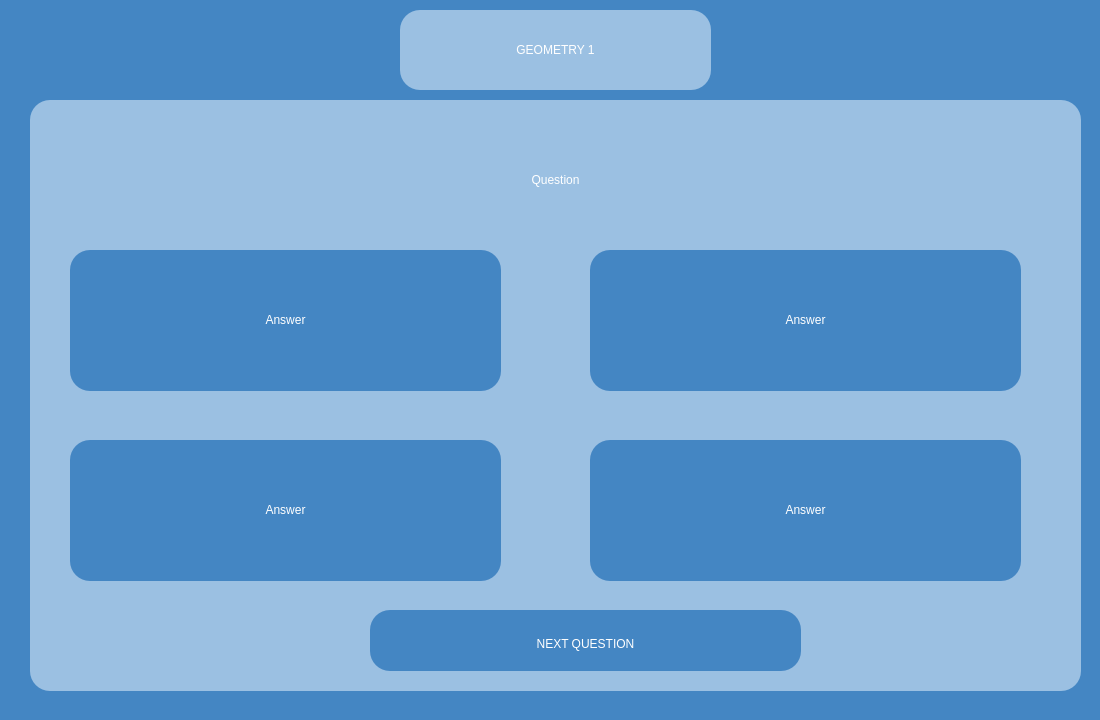
<?xml version="1.0" encoding="UTF-8"?>
<ui version="4.0">
 <class>geometryExam1</class>
 <widget class="QWidget" name="geometryExam1">
  <property name="geometry">
   <rect>
    <x>0</x>
    <y>0</y>
    <width>1100</width>
    <height>720</height>
   </rect>
  </property>
  <property name="windowTitle">
   <string>Form</string>
  </property>
  <property name="styleSheet">
   <string notr="true">background-color: #4486c3;</string>
  </property>
  <widget class="QFrame" name="You_profile_back">
   <property name="geometry">
    <rect>
     <x>400</x>
     <y>10</y>
     <width>311</width>
     <height>80</height>
    </rect>
   </property>
   <property name="styleSheet">
    <string notr="true">background-color:rgb(155, 192, 226);
border:0px;
border-radius: 20px;</string>
   </property>
   <property name="frameShape">
    <enum>QFrame::Shape::StyledPanel</enum>
   </property>
   <property name="frameShadow">
    <enum>QFrame::Shadow::Raised</enum>
   </property>
   <widget class="QLabel" name="your_profile_text">
    <property name="geometry">
     <rect>
      <x>10</x>
      <y>10</y>
      <width>291</width>
      <height>61</height>
     </rect>
    </property>
    <property name="styleSheet">
     <string notr="true">color:white;
font: 32pt &quot;Aura&quot;;</string>
    </property>
    <property name="text">
     <string>&lt;html&gt;&lt;head/&gt;&lt;body&gt;&lt;p align=&quot;center&quot;&gt;GEOMETRY 1&lt;/p&gt;&lt;/body&gt;&lt;/html&gt;</string>
    </property>
   </widget>
  </widget>
  <widget class="QFrame" name="questionTab">
   <property name="geometry">
    <rect>
     <x>30</x>
     <y>100</y>
     <width>1051</width>
     <height>591</height>
    </rect>
   </property>
   <property name="styleSheet">
    <string notr="true">background-color:rgb(155, 192, 226);
border:0px;
border-radius: 20px;</string>
   </property>
   <property name="frameShape">
    <enum>QFrame::Shape::StyledPanel</enum>
   </property>
   <property name="frameShadow">
    <enum>QFrame::Shadow::Raised</enum>
   </property>
   <widget class="QLabel" name="question">
    <property name="geometry">
     <rect>
      <x>10</x>
      <y>10</y>
      <width>1031</width>
      <height>141</height>
     </rect>
    </property>
    <property name="whatsThis">
     <string>&lt;html&gt;&lt;head/&gt;&lt;body&gt;&lt;p align=&quot;center&quot;&gt;&lt;br/&gt;&lt;/p&gt;&lt;/body&gt;&lt;/html&gt;</string>
    </property>
    <property name="styleSheet">
     <string notr="true">color:white;
font: 32pt &quot;Aura&quot;;
text-align:center;</string>
    </property>
    <property name="text">
     <string>&lt;html&gt;&lt;head/&gt;&lt;body&gt;&lt;p align=&quot;center&quot;&gt;Question&lt;/p&gt;&lt;/body&gt;&lt;/html&gt;</string>
    </property>
   </widget>
   <widget class="QFrame" name="answerTab_1">
    <property name="geometry">
     <rect>
      <x>40</x>
      <y>150</y>
      <width>431</width>
      <height>141</height>
     </rect>
    </property>
    <property name="styleSheet">
     <string notr="true">background-color:#4486c3;
border:0px;
border-radius: 20px;</string>
    </property>
    <property name="frameShape">
     <enum>QFrame::Shape::StyledPanel</enum>
    </property>
    <property name="frameShadow">
     <enum>QFrame::Shadow::Raised</enum>
    </property>
    <widget class="QLabel" name="answer_1">
     <property name="geometry">
      <rect>
       <x>10</x>
       <y>40</y>
       <width>411</width>
       <height>61</height>
      </rect>
     </property>
     <property name="whatsThis">
      <string>&lt;html&gt;&lt;head/&gt;&lt;body&gt;&lt;p align=&quot;center&quot;&gt;&lt;br/&gt;&lt;/p&gt;&lt;/body&gt;&lt;/html&gt;</string>
     </property>
     <property name="styleSheet">
      <string notr="true">color:white;
font: 32pt &quot;Aura&quot;;</string>
     </property>
     <property name="text">
      <string>&lt;html&gt;&lt;head/&gt;&lt;body&gt;&lt;p align=&quot;center&quot;&gt;Answer&lt;/p&gt;&lt;/body&gt;&lt;/html&gt;</string>
     </property>
    </widget>
    <widget class="QPushButton" name="answer_1Button">
     <property name="geometry">
      <rect>
       <x>0</x>
       <y>0</y>
       <width>431</width>
       <height>141</height>
      </rect>
     </property>
     <property name="styleSheet">
      <string notr="true">background-color:rgba(0, 0, 0, 0);
border-radius:35px;</string>
     </property>
     <property name="text">
      <string/>
     </property>
    </widget>
   </widget>
   <widget class="QFrame" name="answerTab_2">
    <property name="geometry">
     <rect>
      <x>560</x>
      <y>150</y>
      <width>431</width>
      <height>141</height>
     </rect>
    </property>
    <property name="styleSheet">
     <string notr="true">background-color:#4486c3;
border:0px;
border-radius: 20px;</string>
    </property>
    <property name="frameShape">
     <enum>QFrame::Shape::StyledPanel</enum>
    </property>
    <property name="frameShadow">
     <enum>QFrame::Shadow::Raised</enum>
    </property>
    <widget class="QLabel" name="answer_2">
     <property name="geometry">
      <rect>
       <x>10</x>
       <y>40</y>
       <width>411</width>
       <height>61</height>
      </rect>
     </property>
     <property name="whatsThis">
      <string>&lt;html&gt;&lt;head/&gt;&lt;body&gt;&lt;p align=&quot;center&quot;&gt;&lt;br/&gt;&lt;/p&gt;&lt;/body&gt;&lt;/html&gt;</string>
     </property>
     <property name="styleSheet">
      <string notr="true">color:white;
font: 32pt &quot;Aura&quot;;</string>
     </property>
     <property name="text">
      <string>&lt;html&gt;&lt;head/&gt;&lt;body&gt;&lt;p align=&quot;center&quot;&gt;Answer&lt;/p&gt;&lt;/body&gt;&lt;/html&gt;</string>
     </property>
    </widget>
    <widget class="QPushButton" name="answer_2Button">
     <property name="geometry">
      <rect>
       <x>0</x>
       <y>0</y>
       <width>431</width>
       <height>141</height>
      </rect>
     </property>
     <property name="styleSheet">
      <string notr="true">background-color:rgba(0, 0, 0, 0);
border-radius:35px;</string>
     </property>
     <property name="text">
      <string/>
     </property>
    </widget>
   </widget>
   <widget class="QFrame" name="answerTab_3">
    <property name="geometry">
     <rect>
      <x>40</x>
      <y>340</y>
      <width>431</width>
      <height>141</height>
     </rect>
    </property>
    <property name="styleSheet">
     <string notr="true">background-color:#4486c3;
border:0px;
border-radius: 20px;</string>
    </property>
    <property name="frameShape">
     <enum>QFrame::Shape::StyledPanel</enum>
    </property>
    <property name="frameShadow">
     <enum>QFrame::Shadow::Raised</enum>
    </property>
    <widget class="QLabel" name="answer_3">
     <property name="geometry">
      <rect>
       <x>10</x>
       <y>40</y>
       <width>411</width>
       <height>61</height>
      </rect>
     </property>
     <property name="whatsThis">
      <string>&lt;html&gt;&lt;head/&gt;&lt;body&gt;&lt;p align=&quot;center&quot;&gt;&lt;br/&gt;&lt;/p&gt;&lt;/body&gt;&lt;/html&gt;</string>
     </property>
     <property name="styleSheet">
      <string notr="true">color:white;
font: 32pt &quot;Aura&quot;;</string>
     </property>
     <property name="text">
      <string>&lt;html&gt;&lt;head/&gt;&lt;body&gt;&lt;p align=&quot;center&quot;&gt;Answer&lt;/p&gt;&lt;/body&gt;&lt;/html&gt;</string>
     </property>
    </widget>
    <widget class="QPushButton" name="answer_3Button">
     <property name="geometry">
      <rect>
       <x>0</x>
       <y>0</y>
       <width>431</width>
       <height>141</height>
      </rect>
     </property>
     <property name="styleSheet">
      <string notr="true">background-color:rgba(0, 0, 0, 0);
border-radius:35px;</string>
     </property>
     <property name="text">
      <string/>
     </property>
    </widget>
   </widget>
   <widget class="QFrame" name="answerTab_4">
    <property name="geometry">
     <rect>
      <x>560</x>
      <y>340</y>
      <width>431</width>
      <height>141</height>
     </rect>
    </property>
    <property name="styleSheet">
     <string notr="true">background-color:#4486c3;
border:0px;
border-radius: 20px;</string>
    </property>
    <property name="frameShape">
     <enum>QFrame::Shape::StyledPanel</enum>
    </property>
    <property name="frameShadow">
     <enum>QFrame::Shadow::Raised</enum>
    </property>
    <widget class="QLabel" name="answer_4">
     <property name="geometry">
      <rect>
       <x>10</x>
       <y>40</y>
       <width>411</width>
       <height>61</height>
      </rect>
     </property>
     <property name="whatsThis">
      <string>&lt;html&gt;&lt;head/&gt;&lt;body&gt;&lt;p align=&quot;center&quot;&gt;&lt;br/&gt;&lt;/p&gt;&lt;/body&gt;&lt;/html&gt;</string>
     </property>
     <property name="styleSheet">
      <string notr="true">color:white;
font: 32pt &quot;Aura&quot;;</string>
     </property>
     <property name="text">
      <string>&lt;html&gt;&lt;head/&gt;&lt;body&gt;&lt;p align=&quot;center&quot;&gt;Answer&lt;/p&gt;&lt;/body&gt;&lt;/html&gt;</string>
     </property>
    </widget>
    <widget class="QPushButton" name="answer_4Button">
     <property name="geometry">
      <rect>
       <x>0</x>
       <y>0</y>
       <width>431</width>
       <height>141</height>
      </rect>
     </property>
     <property name="styleSheet">
      <string notr="true">background-color:rgba(0, 0, 0, 0);
border-radius:35px;</string>
     </property>
     <property name="text">
      <string/>
     </property>
    </widget>
   </widget>
   <widget class="QFrame" name="nextTab">
    <property name="geometry">
     <rect>
      <x>340</x>
      <y>510</y>
      <width>431</width>
      <height>61</height>
     </rect>
    </property>
    <property name="styleSheet">
     <string notr="true">background-color:#4486c3;
border:0px;
border-radius: 20px;</string>
    </property>
    <property name="frameShape">
     <enum>QFrame::Shape::StyledPanel</enum>
    </property>
    <property name="frameShadow">
     <enum>QFrame::Shadow::Raised</enum>
    </property>
    <widget class="QLabel" name="next">
     <property name="geometry">
      <rect>
       <x>70</x>
       <y>4</y>
       <width>291</width>
       <height>61</height>
      </rect>
     </property>
     <property name="whatsThis">
      <string>&lt;html&gt;&lt;head/&gt;&lt;body&gt;&lt;p align=&quot;center&quot;&gt;&lt;br/&gt;&lt;/p&gt;&lt;/body&gt;&lt;/html&gt;</string>
     </property>
     <property name="styleSheet">
      <string notr="true">color:white;
font: 32pt &quot;Aura&quot;;</string>
     </property>
     <property name="text">
      <string>&lt;html&gt;&lt;head/&gt;&lt;body&gt;&lt;p align=&quot;center&quot;&gt;NEXT QUESTION&lt;/p&gt;&lt;/body&gt;&lt;/html&gt;</string>
     </property>
    </widget>
    <widget class="QPushButton" name="nextButton">
     <property name="geometry">
      <rect>
       <x>0</x>
       <y>0</y>
       <width>431</width>
       <height>61</height>
      </rect>
     </property>
     <property name="styleSheet">
      <string notr="true">background-color:rgba(0, 0, 0, 0);
border-radius:35px;</string>
     </property>
     <property name="text">
      <string/>
     </property>
    </widget>
   </widget>
  </widget>
 </widget>
 <resources/>
 <connections/>
</ui>
